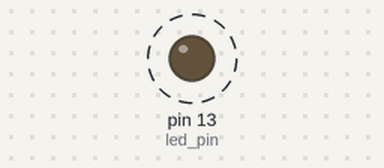
The sketch below on a simulated Arduino Uno, built with avr-gcc and run on an emulated ATmega328P. Parts: output pins drawn as LEDs (lit = HIGH). Dashed ring = blinking.

Above: at 0.5 s.
Timing chart, 0 to 4.6 s (numbered marks = the images above):
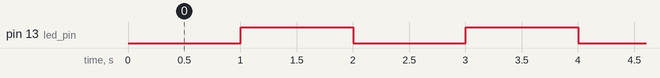

Measured:
- by itself, pin 13 (led_pin): alternates HIGH for 1.0 s and LOW for 1.0 s

The sketch:

timer_templ.ino
```cpp
#include <TimerThree.h>

static const uint8_t led_pin = 13; // the pin with a LED
volatile bool led_state = LOW;

void changeLedState(void){
  led_state = !led_state; //change of led state
}

void setup(void)
{
  //configuration of digital I/O pin #13
  pinMode(led_pin , OUTPUT);
  //configuration of timer3 (@ 1Hz, 1E6us)
  Timer3.initialize(1E6);
  //attatch ISR
  Timer3.attachInterrupt(changeLedState); // attatch ISR & start timer
  //Timer3.stop(); Timer3.start()
}

void loop(void)
{
  digitalWrite(led_pin , led_state);
  delay(10);
}
```
